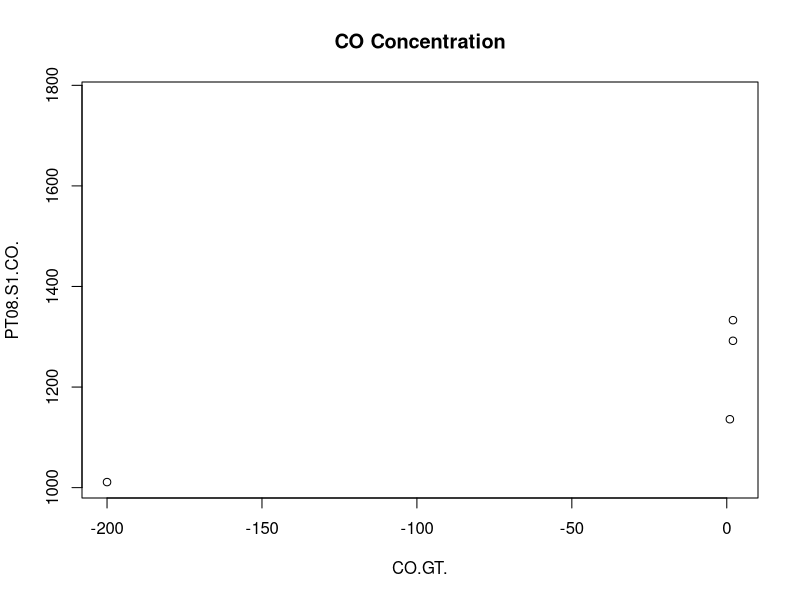

Source code (R):
#!/usr/bin/r

# https://archive.ics.uci.edu/ml/datasets/Air+Quality
air_quality <- read.csv("air_quality_uci.csv", header = TRUE, sep = ";")
# plot for readings over span of first 24 hours
plot(air_quality[2:27,3:4], main="CO Concentration")
